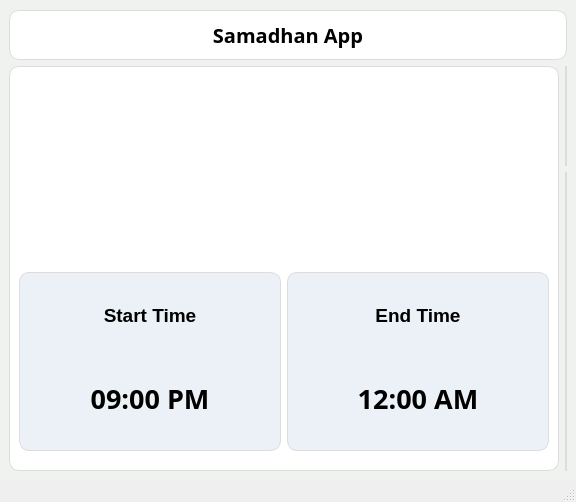
<?xml version="1.0" encoding="UTF-8"?>
<ui version="4.0">
 <class>MainWindow</class>
 <widget class="QMainWindow" name="MainWindow">
  <property name="geometry">
   <rect>
    <x>0</x>
    <y>0</y>
    <width>576</width>
    <height>502</height>
   </rect>
  </property>
  <property name="windowTitle">
   <string>MainWindow</string>
  </property>
  <property name="styleSheet">
   <string notr="true"/>
  </property>
  <widget class="QWidget" name="centralwidget">
   <property name="styleSheet">
    <string notr="true">background-color: #f0f2f0;
	</string>
   </property>
   <layout class="QGridLayout" name="gridLayout">
    <property name="topMargin">
     <number>10</number>
    </property>
    <item row="0" column="0" colspan="2">
     <widget class="QLabel" name="App_name_lbl">
      <property name="maximumSize">
       <size>
        <width>16777215</width>
        <height>50</height>
       </size>
      </property>
      <property name="font">
       <font>
        <family>Arial Black</family>
        <pointsize>15</pointsize>
        <weight>75</weight>
        <italic>false</italic>
        <bold>true</bold>
        <strikeout>false</strikeout>
       </font>
      </property>
      <property name="styleSheet">
       <string notr="true">color: black;
background-color: rgb(255, 255, 255);
border:1px solid rgb(220,220,220);
border-radius:10px;
</string>
      </property>
      <property name="text">
       <string>Samadhan App</string>
      </property>
      <property name="alignment">
       <set>Qt::AlignCenter</set>
      </property>
     </widget>
    </item>
    <item row="1" column="0" rowspan="2">
     <widget class="QFrame" name="circular_bar_frame_cover">
      <property name="minimumSize">
       <size>
        <width>550</width>
        <height>0</height>
       </size>
      </property>
      <property name="maximumSize">
       <size>
        <width>350</width>
        <height>16777215</height>
       </size>
      </property>
      <property name="styleSheet">
       <string notr="true">background-color: rgb(255, 255, 255);
border:1px solid rgb(220,220,220);
border-radius:10px;</string>
      </property>
      <property name="frameShape">
       <enum>QFrame::StyledPanel</enum>
      </property>
      <property name="frameShadow">
       <enum>QFrame::Raised</enum>
      </property>
      <layout class="QGridLayout" name="gridLayout_2">
       <item row="1" column="0">
        <widget class="QFrame" name="start_frame">
         <property name="maximumSize">
          <size>
           <width>16777215</width>
           <height>16777215</height>
          </size>
         </property>
         <property name="styleSheet">
          <string notr="true">margin-bottom:10px;
background-color:#ebf1f7;</string>
         </property>
         <property name="frameShape">
          <enum>QFrame::StyledPanel</enum>
         </property>
         <property name="frameShadow">
          <enum>QFrame::Raised</enum>
         </property>
         <layout class="QVBoxLayout" name="verticalLayout">
          <item>
           <widget class="QLabel" name="Start_lbl">
            <property name="font">
             <font>
              <family>Arial</family>
              <pointsize>14</pointsize>
              <weight>75</weight>
              <bold>true</bold>
             </font>
            </property>
            <property name="styleSheet">
             <string notr="true">border:none;</string>
            </property>
            <property name="text">
             <string>Start Time</string>
            </property>
            <property name="textFormat">
             <enum>Qt::AutoText</enum>
            </property>
            <property name="alignment">
             <set>Qt::AlignCenter</set>
            </property>
           </widget>
          </item>
          <item>
           <widget class="QLabel" name="label_3">
            <property name="font">
             <font>
              <family>Arial Black</family>
              <pointsize>20</pointsize>
              <weight>75</weight>
              <bold>true</bold>
             </font>
            </property>
            <property name="styleSheet">
             <string notr="true">border:none;</string>
            </property>
            <property name="text">
             <string>09:00 PM</string>
            </property>
            <property name="alignment">
             <set>Qt::AlignCenter</set>
            </property>
           </widget>
          </item>
         </layout>
        </widget>
       </item>
       <item row="0" column="0" colspan="2">
        <widget class="QFrame" name="circular_bar_frame">
         <property name="maximumSize">
          <size>
           <width>550</width>
           <height>750</height>
          </size>
         </property>
         <property name="styleSheet">
          <string notr="true">border:none;</string>
         </property>
         <property name="frameShape">
          <enum>QFrame::StyledPanel</enum>
         </property>
         <property name="frameShadow">
          <enum>QFrame::Raised</enum>
         </property>
        </widget>
       </item>
       <item row="1" column="1">
        <widget class="QFrame" name="end_frame">
         <property name="maximumSize">
          <size>
           <width>16777215</width>
           <height>16777215</height>
          </size>
         </property>
         <property name="styleSheet">
          <string notr="true">margin-bottom:10px;
background-color: #ebf1f7;
</string>
         </property>
         <property name="frameShape">
          <enum>QFrame::StyledPanel</enum>
         </property>
         <property name="frameShadow">
          <enum>QFrame::Raised</enum>
         </property>
         <layout class="QVBoxLayout" name="verticalLayout_2">
          <item>
           <widget class="QLabel" name="End_lbl">
            <property name="font">
             <font>
              <family>Arial</family>
              <pointsize>14</pointsize>
              <weight>75</weight>
              <bold>true</bold>
             </font>
            </property>
            <property name="styleSheet">
             <string notr="true">border:none;</string>
            </property>
            <property name="text">
             <string>End Time</string>
            </property>
            <property name="textFormat">
             <enum>Qt::AutoText</enum>
            </property>
            <property name="alignment">
             <set>Qt::AlignCenter</set>
            </property>
           </widget>
          </item>
          <item>
           <widget class="QLabel" name="label_4">
            <property name="font">
             <font>
              <family>Arial Black</family>
              <pointsize>20</pointsize>
              <weight>75</weight>
              <bold>true</bold>
             </font>
            </property>
            <property name="styleSheet">
             <string notr="true">border:none;</string>
            </property>
            <property name="text">
             <string>12:00 AM</string>
            </property>
            <property name="alignment">
             <set>Qt::AlignCenter</set>
            </property>
           </widget>
          </item>
         </layout>
        </widget>
       </item>
      </layout>
     </widget>
    </item>
    <item row="1" column="1">
     <widget class="QFrame" name="frame_3">
      <property name="maximumSize">
       <size>
        <width>16777215</width>
        <height>100</height>
       </size>
      </property>
      <property name="styleSheet">
       <string notr="true">background-color: rgb(255, 255, 255);
border:1px solid rgb(220,220,220);
border-radius:10px;</string>
      </property>
      <property name="frameShape">
       <enum>QFrame::StyledPanel</enum>
      </property>
      <property name="frameShadow">
       <enum>QFrame::Raised</enum>
      </property>
     </widget>
    </item>
    <item row="2" column="1">
     <widget class="QFrame" name="stack_bar_frame">
      <property name="styleSheet">
       <string notr="true">background-color: rgb(255, 255, 255);
border:1px solid rgb(220,220,220);
border-radius:10px;</string>
      </property>
      <property name="frameShape">
       <enum>QFrame::StyledPanel</enum>
      </property>
      <property name="frameShadow">
       <enum>QFrame::Raised</enum>
      </property>
     </widget>
    </item>
   </layout>
  </widget>
  <widget class="QMenuBar" name="menubar">
   <property name="geometry">
    <rect>
     <x>0</x>
     <y>0</y>
     <width>576</width>
     <height>18</height>
    </rect>
   </property>
  </widget>
  <widget class="QStatusBar" name="statusbar"/>
 </widget>
 <resources/>
 <connections/>
</ui>
